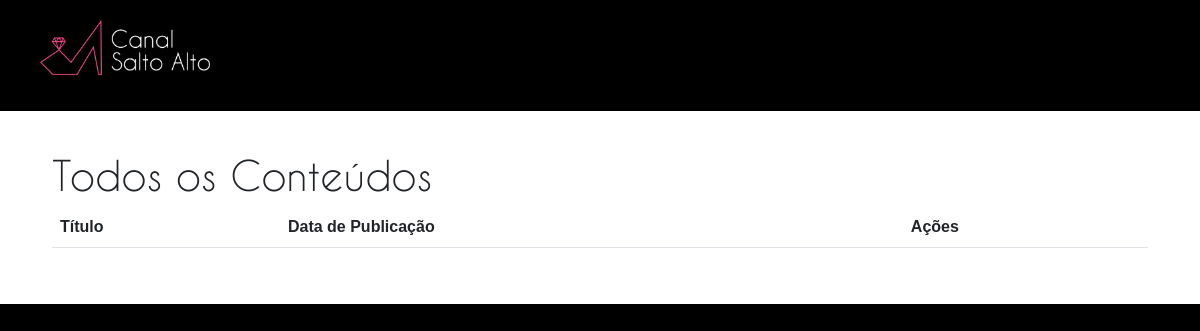
The app's page /views/admin/contents.php, older data.
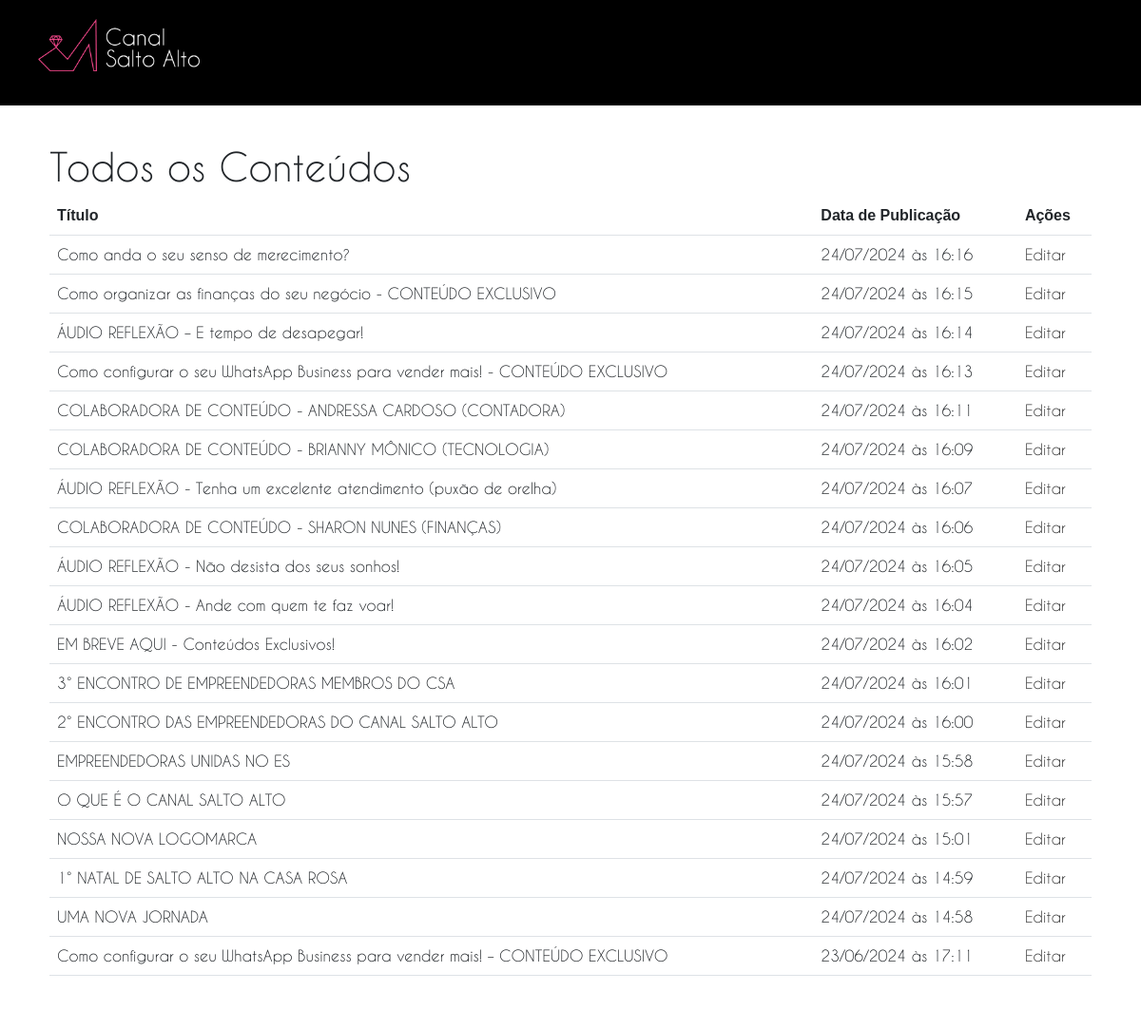
The same page, newer data.
### tables this page shows
CREATE TABLE `csa_contents` (
  `idcontent` int(11) NOT NULL,
  `title` varchar(250) NOT NULL,
  `excerpt` varchar(350) DEFAULT NULL,
  `content` text DEFAULT NULL,
  `featured_image` varchar(250) DEFAULT NULL,
  `featured_video` varchar(250) DEFAULT NULL,
  `author` int(11) NOT NULL,
  `slug` varchar(250) NOT NULL,
  `term_id` int(11) DEFAULT NULL,
  `published_at` datetime DEFAULT NULL,
  `created_at` datetime DEFAULT NULL,
  `updated_at` datetime DEFAULT NULL
);

### application/src/DB.php (called while the page is built)
<?php
	class DB{
		public static function open(){
	        try{
	            return new PDO("mysql:host=localhost;dbname=canalsaltoalto;charset=utf8", "root", "", array(PDO::MYSQL_ATTR_INIT_COMMAND => 'set lc_time_names="pt_BR"'));
	        }catch(PDOException $e){
	            error_log("Failed to connect to database: ".$e);
	        }
	    }
	}

### application/src/Content.php (called while the page is built, shortened)
<?php
	class Content{
		public function getContents($limit = 12){
			$sql = DB::open()->prepare("SELECT * FROM csa_contents ORDER BY published_at DESC LIMIT :limit_posts");
			$sql->bindParam(':limit_posts', $limit, \PDO::PARAM_INT);
			$sql->execute();
			return $sql;
		}
	}

### views/admin/contents.php (the view, shortened to what this page needs)
<!DOCTYPE html>
<html lang="pt-BR">
	<head>
		<link rel="stylesheet" href="<?=PATH?>assets/css/styles.css?<?=uniqid()?>" />
	</head>
	<body class="admin">
		<div class="admin__dashboard">
			<?php include "nav.phtml"; ?>
			<div class="admin__dashboard--content">
				<div class="container">
					<h1>Todos os Conteúdos</h1>
					<table class="table">
						<thead>
							<th>Título</th>
							<th>Data de Publicação</th>
							<th>Ações</th>
						</thead>
						<tbody>
							<?php
								$Content = new Content;
								foreach($Content->getContents(200)->fetchAll(PDO::FETCH_ASSOC) as $content):
							?>
								<tr>
									<td><?=$content['title']?></td>
									<td><?=date("d/m/Y \à\s H:i", strtotime($content['published_at']))?></td>
									<td>
										<a href="/admin/contents/edit/<?=$content['idcontent']?>" style="color: #333">Editar</a>
									</td>
								</tr>
							<?php
								endforeach;
							?>
						</tbody>
					</table>
				</div>
			</div>
		</div>
	</body>
</html>

Row changes from the older to the newer data that the page shows:
added csa_contents: title "Como anda o seu senso de merecimento?", published_at "24/07/2024 às 16:16"
added csa_contents: title "Como organizar as finanças do seu negócio - CONTEÚDO EXCLUSIVO", published_at "24/07/2024 às 16:15"
added csa_contents: title "ÁUDIO REFLEXÃO – E tempo de desapegar!", published_at "24/07/2024 às 16:14"
added csa_contents: title "Como configurar o seu WhatsApp Business para vender mais! - CONTEÚDO EXCLUSIVO", published_at "24/07/2024 às 16:13"
added csa_contents: title "COLABORADORA DE CONTEÚDO - ANDRESSA CARDOSO (CONTADORA)", published_at "24/07/2024 às 16:11"
added csa_contents: title "COLABORADORA DE CONTEÚDO - BRIANNY MÔNICO (TECNOLOGIA)", published_at "24/07/2024 às 16:09"
added csa_contents: title "ÁUDIO REFLEXÃO - Tenha um excelente atendimento (puxão de orelha)", published_at "24/07/2024 às 16:07"
added csa_contents: title "COLABORADORA DE CONTEÚDO - SHARON NUNES (FINANÇAS)", published_at "24/07/2024 às 16:06"
added csa_contents: title "ÁUDIO REFLEXÃO - Não desista dos seus sonhos!", published_at "24/07/2024 às 16:05"
added csa_contents: title "ÁUDIO REFLEXÃO - Ande com quem te faz voar!", published_at "24/07/2024 às 16:04"
added csa_contents: title "EM BREVE AQUI - Conteúdos Exclusivos!", published_at "24/07/2024 às 16:02"
added csa_contents: title "3° ENCONTRO DE EMPREENDEDORAS MEMBROS DO CSA", published_at "24/07/2024 às 16:01"
added csa_contents: title "2° ENCONTRO DAS EMPREENDEDORAS DO CANAL SALTO ALTO", published_at "24/07/2024 às 16:00"
added csa_contents: title "EMPREENDEDORAS UNIDAS NO ES", published_at "24/07/2024 às 15:58"
added csa_contents: title "O QUE É O CANAL SALTO ALTO", published_at "24/07/2024 às 15:57"
added csa_contents: title "NOSSA NOVA LOGOMARCA", published_at "24/07/2024 às 15:01"
added csa_contents: title "1° NATAL DE SALTO ALTO NA CASA ROSA", published_at "24/07/2024 às 14:59"
added csa_contents: title "UMA NOVA JORNADA", published_at "24/07/2024 às 14:58"
added csa_contents: title "Como configurar o seu WhatsApp Business para vender mais! – CONTEÚDO EXCLUSIVO", published_at "23/06/2024 às 17:11"
